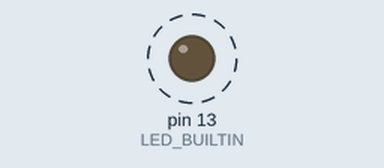
This sketch was run on a simulated Arduino Uno, built with avr-gcc and run on an emulated ATmega328P. Shown: output pins drawn as LEDs (lit = HIGH). Dashed ring = blinking.

Above: at 0.5 s.
Timing chart, 0 to 4.6 s (numbered marks = the images above):
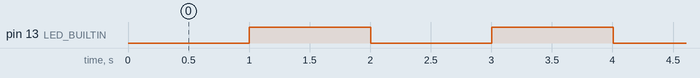

The sketch:

Day1_TimerWithoutDelay.ino
```cpp
//Application that periodically executes an event while other code can still run
//(timer without using delay(); )
//This example will use milis function you can achieve
//the same functionality with Direct use of timers


unsigned long lastChange = 0;
unsigned long delayTime = 1000;
bool state = 0;

void setup() {
  pinMode(LED_BUILTIN,OUTPUT);
}

void checkTime(){
  if((millis()-lastChange)>delayTime){
    state =!state;
    lastChange = millis();
  }
}


void loop() {
  checkTime();
  digitalWrite(LED_BUILTIN,state);
}
```

Measured:
- by itself, pin 13 (LED_BUILTIN): alternates HIGH for 1.0 s and LOW for 1.0 s
